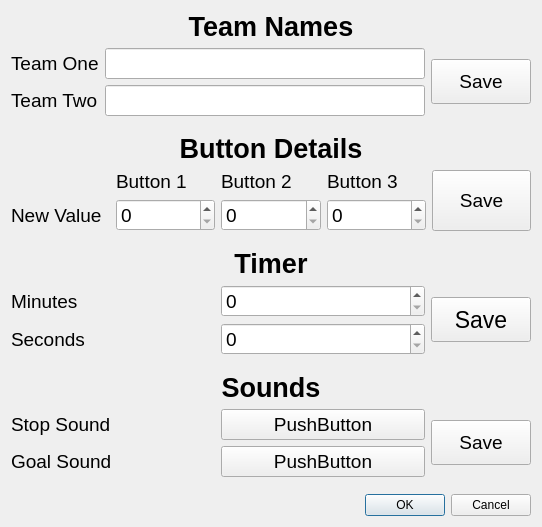
<?xml version="1.0" encoding="UTF-8"?>
<ui version="4.0">
 <class>Dialog</class>
 <widget class="QDialog" name="Dialog">
  <property name="geometry">
   <rect>
    <x>0</x>
    <y>0</y>
    <width>542</width>
    <height>527</height>
   </rect>
  </property>
  <property name="windowTitle">
   <string>Config Dialog Box</string>
  </property>
  <layout class="QVBoxLayout" name="verticalLayout">
   <item>
    <widget class="QLabel" name="label_2">
     <property name="font">
      <font>
       <pointsize>20</pointsize>
       <weight>75</weight>
       <bold>true</bold>
      </font>
     </property>
     <property name="text">
      <string>Team Names</string>
     </property>
     <property name="alignment">
      <set>Qt::AlignCenter</set>
     </property>
    </widget>
   </item>
   <item>
    <layout class="QGridLayout" name="gridLayout_2">
     <item row="0" column="1">
      <widget class="QLineEdit" name="lineEdit_team_one">
       <property name="font">
        <font>
         <pointsize>14</pointsize>
        </font>
       </property>
      </widget>
     </item>
     <item row="0" column="0">
      <widget class="QLabel" name="label_7">
       <property name="font">
        <font>
         <pointsize>14</pointsize>
        </font>
       </property>
       <property name="text">
        <string>Team One</string>
       </property>
      </widget>
     </item>
     <item row="1" column="1">
      <widget class="QLineEdit" name="lineEdit_team_two">
       <property name="font">
        <font>
         <pointsize>14</pointsize>
        </font>
       </property>
      </widget>
     </item>
     <item row="1" column="0">
      <widget class="QLabel" name="label_8">
       <property name="font">
        <font>
         <pointsize>14</pointsize>
        </font>
       </property>
       <property name="text">
        <string>Team Two</string>
       </property>
      </widget>
     </item>
     <item row="0" column="2" rowspan="2">
      <widget class="QPushButton" name="pushButton_save_names">
       <property name="minimumSize">
        <size>
         <width>100</width>
         <height>45</height>
        </size>
       </property>
       <property name="maximumSize">
        <size>
         <width>100</width>
         <height>45</height>
        </size>
       </property>
       <property name="font">
        <font>
         <pointsize>14</pointsize>
        </font>
       </property>
       <property name="text">
        <string>Save</string>
       </property>
      </widget>
     </item>
    </layout>
   </item>
   <item>
    <spacer name="verticalSpacer_2">
     <property name="orientation">
      <enum>Qt::Vertical</enum>
     </property>
     <property name="sizeHint" stdset="0">
      <size>
       <width>20</width>
       <height>40</height>
      </size>
     </property>
    </spacer>
   </item>
   <item>
    <widget class="QLabel" name="label">
     <property name="font">
      <font>
       <pointsize>20</pointsize>
       <weight>75</weight>
       <bold>true</bold>
      </font>
     </property>
     <property name="text">
      <string>Button Details</string>
     </property>
     <property name="alignment">
      <set>Qt::AlignCenter</set>
     </property>
    </widget>
   </item>
   <item>
    <layout class="QGridLayout" name="gridLayout">
     <item row="0" column="1">
      <widget class="QLabel" name="label_3">
       <property name="font">
        <font>
         <pointsize>14</pointsize>
        </font>
       </property>
       <property name="text">
        <string>Button 1</string>
       </property>
      </widget>
     </item>
     <item row="0" column="2">
      <widget class="QLabel" name="label_5">
       <property name="font">
        <font>
         <pointsize>14</pointsize>
        </font>
       </property>
       <property name="text">
        <string>Button 2</string>
       </property>
      </widget>
     </item>
     <item row="1" column="1">
      <widget class="QSpinBox" name="spinBox_button_1">
       <property name="font">
        <font>
         <pointsize>14</pointsize>
        </font>
       </property>
      </widget>
     </item>
     <item row="1" column="0">
      <widget class="QLabel" name="label_4">
       <property name="font">
        <font>
         <pointsize>14</pointsize>
        </font>
       </property>
       <property name="text">
        <string>New Value</string>
       </property>
      </widget>
     </item>
     <item row="1" column="2">
      <widget class="QSpinBox" name="spinBox_button_2">
       <property name="font">
        <font>
         <pointsize>14</pointsize>
        </font>
       </property>
      </widget>
     </item>
     <item row="0" column="3">
      <widget class="QLabel" name="label_6">
       <property name="font">
        <font>
         <pointsize>14</pointsize>
        </font>
       </property>
       <property name="text">
        <string>Button 3</string>
       </property>
      </widget>
     </item>
     <item row="1" column="3">
      <widget class="QSpinBox" name="spinBox_button_3">
       <property name="font">
        <font>
         <pointsize>14</pointsize>
        </font>
       </property>
      </widget>
     </item>
     <item row="0" column="4" rowspan="2">
      <widget class="QPushButton" name="pushButton_save_buttons">
       <property name="minimumSize">
        <size>
         <width>0</width>
         <height>45</height>
        </size>
       </property>
       <property name="maximumSize">
        <size>
         <width>100</width>
         <height>80</height>
        </size>
       </property>
       <property name="font">
        <font>
         <pointsize>14</pointsize>
        </font>
       </property>
       <property name="text">
        <string>Save</string>
       </property>
      </widget>
     </item>
    </layout>
   </item>
   <item>
    <spacer name="verticalSpacer_3">
     <property name="orientation">
      <enum>Qt::Vertical</enum>
     </property>
     <property name="sizeHint" stdset="0">
      <size>
       <width>20</width>
       <height>40</height>
      </size>
     </property>
    </spacer>
   </item>
   <item>
    <widget class="QLabel" name="label_9">
     <property name="font">
      <font>
       <pointsize>20</pointsize>
       <weight>75</weight>
       <bold>true</bold>
      </font>
     </property>
     <property name="text">
      <string>Timer</string>
     </property>
     <property name="alignment">
      <set>Qt::AlignCenter</set>
     </property>
    </widget>
   </item>
   <item>
    <layout class="QGridLayout" name="gridLayout_3">
     <item row="1" column="1">
      <widget class="QSpinBox" name="spinBox_seconds">
       <property name="font">
        <font>
         <pointsize>14</pointsize>
        </font>
       </property>
       <property name="maximum">
        <number>59</number>
       </property>
      </widget>
     </item>
     <item row="0" column="0">
      <widget class="QLabel" name="label_10">
       <property name="font">
        <font>
         <pointsize>14</pointsize>
        </font>
       </property>
       <property name="text">
        <string>Minutes</string>
       </property>
      </widget>
     </item>
     <item row="0" column="1">
      <widget class="QSpinBox" name="spinBox_minutes">
       <property name="font">
        <font>
         <pointsize>14</pointsize>
        </font>
       </property>
      </widget>
     </item>
     <item row="1" column="0">
      <widget class="QLabel" name="label_11">
       <property name="font">
        <font>
         <pointsize>14</pointsize>
        </font>
       </property>
       <property name="text">
        <string>Seconds</string>
       </property>
      </widget>
     </item>
     <item row="0" column="2" rowspan="2">
      <widget class="QPushButton" name="pushButton_save_timer">
       <property name="minimumSize">
        <size>
         <width>0</width>
         <height>45</height>
        </size>
       </property>
       <property name="maximumSize">
        <size>
         <width>100</width>
         <height>45</height>
        </size>
       </property>
       <property name="font">
        <font>
         <pointsize>17</pointsize>
        </font>
       </property>
       <property name="text">
        <string>Save</string>
       </property>
      </widget>
     </item>
    </layout>
   </item>
   <item>
    <spacer name="verticalSpacer_4">
     <property name="orientation">
      <enum>Qt::Vertical</enum>
     </property>
     <property name="sizeHint" stdset="0">
      <size>
       <width>20</width>
       <height>40</height>
      </size>
     </property>
    </spacer>
   </item>
   <item>
    <widget class="QLabel" name="label_12">
     <property name="font">
      <font>
       <pointsize>20</pointsize>
       <weight>75</weight>
       <bold>true</bold>
      </font>
     </property>
     <property name="text">
      <string>Sounds</string>
     </property>
     <property name="alignment">
      <set>Qt::AlignCenter</set>
     </property>
    </widget>
   </item>
   <item>
    <layout class="QGridLayout" name="gridLayout_4">
     <item row="0" column="1">
      <widget class="QPushButton" name="pushButton_stop_sound">
       <property name="font">
        <font>
         <pointsize>14</pointsize>
        </font>
       </property>
       <property name="text">
        <string>PushButton</string>
       </property>
      </widget>
     </item>
     <item row="0" column="0">
      <widget class="QLabel" name="label_13">
       <property name="font">
        <font>
         <pointsize>14</pointsize>
        </font>
       </property>
       <property name="text">
        <string>Stop Sound</string>
       </property>
      </widget>
     </item>
     <item row="1" column="0">
      <widget class="QLabel" name="label_14">
       <property name="font">
        <font>
         <pointsize>14</pointsize>
        </font>
       </property>
       <property name="text">
        <string>Goal Sound</string>
       </property>
      </widget>
     </item>
     <item row="1" column="1">
      <widget class="QPushButton" name="pushButton_goal_sound">
       <property name="font">
        <font>
         <pointsize>14</pointsize>
        </font>
       </property>
       <property name="text">
        <string>PushButton</string>
       </property>
      </widget>
     </item>
     <item row="0" column="2" rowspan="2">
      <widget class="QPushButton" name="pushButton_save_sounds">
       <property name="minimumSize">
        <size>
         <width>100</width>
         <height>45</height>
        </size>
       </property>
       <property name="maximumSize">
        <size>
         <width>100</width>
         <height>45</height>
        </size>
       </property>
       <property name="font">
        <font>
         <pointsize>14</pointsize>
        </font>
       </property>
       <property name="text">
        <string>Save</string>
       </property>
      </widget>
     </item>
    </layout>
   </item>
   <item>
    <spacer name="verticalSpacer">
     <property name="orientation">
      <enum>Qt::Vertical</enum>
     </property>
     <property name="sizeHint" stdset="0">
      <size>
       <width>20</width>
       <height>40</height>
      </size>
     </property>
    </spacer>
   </item>
   <item>
    <widget class="QDialogButtonBox" name="buttonBox">
     <property name="orientation">
      <enum>Qt::Horizontal</enum>
     </property>
     <property name="standardButtons">
      <set>QDialogButtonBox::Cancel|QDialogButtonBox::Ok</set>
     </property>
    </widget>
   </item>
  </layout>
 </widget>
 <resources/>
 <connections>
  <connection>
   <sender>buttonBox</sender>
   <signal>accepted()</signal>
   <receiver>Dialog</receiver>
   <slot>accept()</slot>
   <hints>
    <hint type="sourcelabel">
     <x>248</x>
     <y>254</y>
    </hint>
    <hint type="destinationlabel">
     <x>157</x>
     <y>274</y>
    </hint>
   </hints>
  </connection>
  <connection>
   <sender>buttonBox</sender>
   <signal>rejected()</signal>
   <receiver>Dialog</receiver>
   <slot>reject()</slot>
   <hints>
    <hint type="sourcelabel">
     <x>316</x>
     <y>260</y>
    </hint>
    <hint type="destinationlabel">
     <x>286</x>
     <y>274</y>
    </hint>
   </hints>
  </connection>
 </connections>
</ui>
